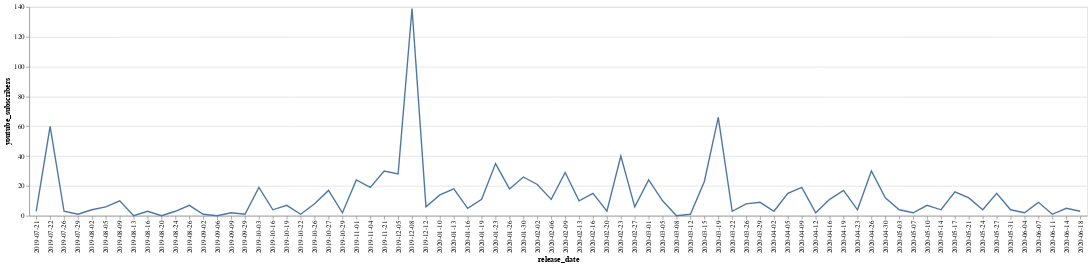

The code cell stored with this chart in its notebook:
### Markdown cell above
## How are subscribers growing, per episode

### Code cell
# X-axis is the release_date
# y-axis can be the growth of subscribers
alt.Chart(ctd_eps).mark_line().encode(
    x = 'release_date',
    y = alt.Y('youtube_subscribers')
)
